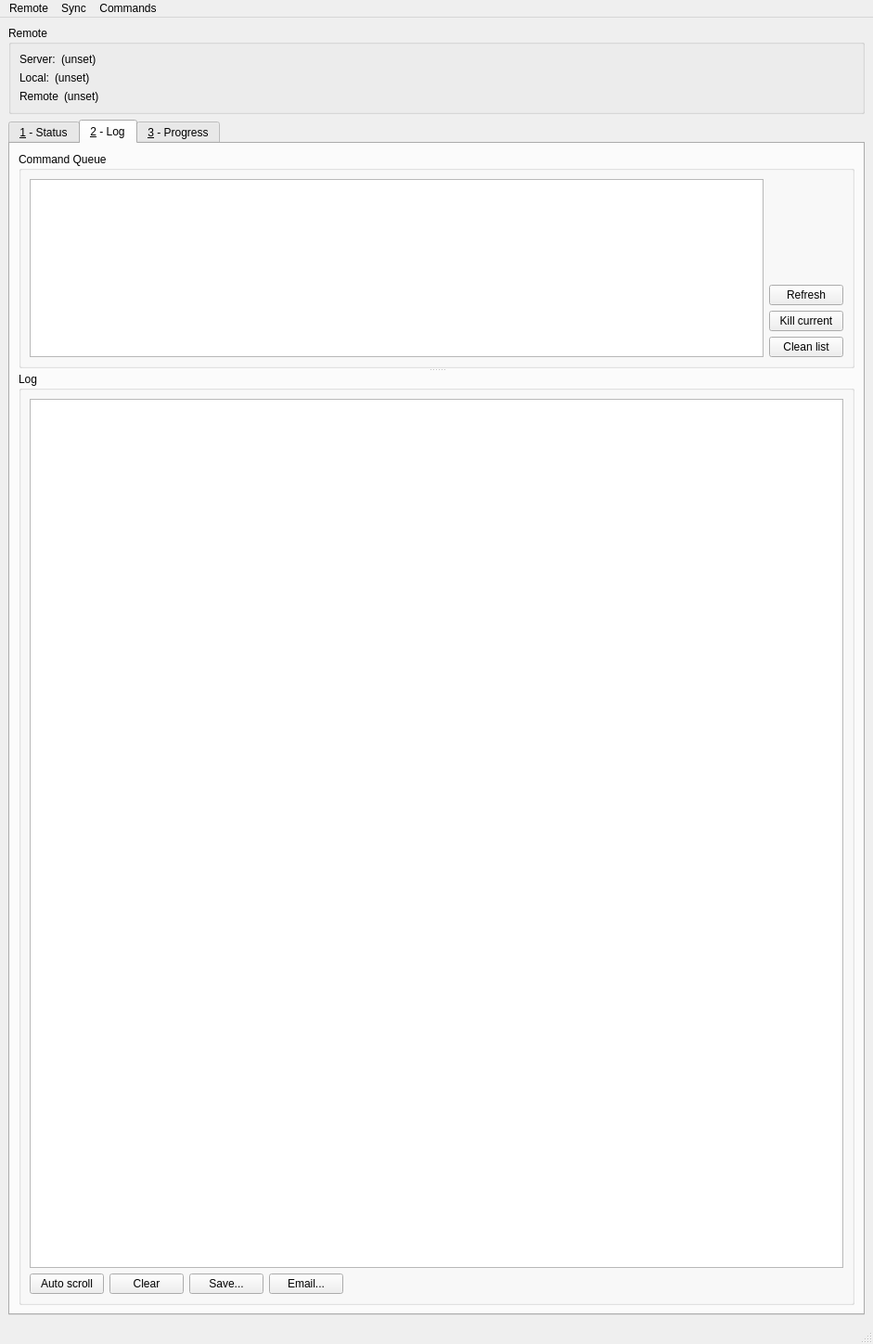
<?xml version="1.0" encoding="UTF-8"?>
<ui version="4.0">
 <class>MainWindow</class>
 <widget class="QMainWindow" name="MainWindow">
  <property name="geometry">
   <rect>
    <x>0</x>
    <y>0</y>
    <width>941</width>
    <height>1449</height>
   </rect>
  </property>
  <property name="windowTitle">
   <string>MainWindow</string>
  </property>
  <widget class="QWidget" name="centralwidget">
   <layout class="QVBoxLayout" name="verticalLayout_10">
    <item>
     <widget class="QGroupBox" name="groupBox">
      <property name="sizePolicy">
       <sizepolicy hsizetype="Preferred" vsizetype="Preferred">
        <horstretch>0</horstretch>
        <verstretch>0</verstretch>
       </sizepolicy>
      </property>
      <property name="title">
       <string>Remote</string>
      </property>
      <layout class="QVBoxLayout" name="verticalLayout">
       <item>
        <layout class="QHBoxLayout" name="horizontalLayout">
         <item>
          <widget class="QLabel" name="label">
           <property name="sizePolicy">
            <sizepolicy hsizetype="Minimum" vsizetype="Fixed">
             <horstretch>0</horstretch>
             <verstretch>0</verstretch>
            </sizepolicy>
           </property>
           <property name="text">
            <string>Server:</string>
           </property>
          </widget>
         </item>
         <item>
          <widget class="QLabel" name="server">
           <property name="sizePolicy">
            <sizepolicy hsizetype="MinimumExpanding" vsizetype="Fixed">
             <horstretch>0</horstretch>
             <verstretch>0</verstretch>
            </sizepolicy>
           </property>
           <property name="text">
            <string>(unset)</string>
           </property>
           <property name="textInteractionFlags">
            <set>Qt::LinksAccessibleByMouse|Qt::TextSelectableByKeyboard|Qt::TextSelectableByMouse</set>
           </property>
          </widget>
         </item>
        </layout>
       </item>
       <item>
        <layout class="QHBoxLayout" name="horizontalLayout_4">
         <item>
          <widget class="QLabel" name="label_8">
           <property name="sizePolicy">
            <sizepolicy hsizetype="Minimum" vsizetype="Fixed">
             <horstretch>0</horstretch>
             <verstretch>0</verstretch>
            </sizepolicy>
           </property>
           <property name="text">
            <string>Local:</string>
           </property>
          </widget>
         </item>
         <item>
          <widget class="QLabel" name="localDir">
           <property name="sizePolicy">
            <sizepolicy hsizetype="Expanding" vsizetype="Fixed">
             <horstretch>0</horstretch>
             <verstretch>0</verstretch>
            </sizepolicy>
           </property>
           <property name="text">
            <string>(unset)</string>
           </property>
           <property name="textInteractionFlags">
            <set>Qt::LinksAccessibleByMouse|Qt::TextSelectableByKeyboard|Qt::TextSelectableByMouse</set>
           </property>
          </widget>
         </item>
        </layout>
       </item>
       <item>
        <layout class="QHBoxLayout" name="horizontalLayout_2">
         <item>
          <widget class="QLabel" name="label_2">
           <property name="sizePolicy">
            <sizepolicy hsizetype="Minimum" vsizetype="Fixed">
             <horstretch>0</horstretch>
             <verstretch>0</verstretch>
            </sizepolicy>
           </property>
           <property name="text">
            <string>Remote</string>
           </property>
          </widget>
         </item>
         <item>
          <widget class="QLabel" name="remoteDir">
           <property name="sizePolicy">
            <sizepolicy hsizetype="MinimumExpanding" vsizetype="Fixed">
             <horstretch>0</horstretch>
             <verstretch>0</verstretch>
            </sizepolicy>
           </property>
           <property name="text">
            <string>(unset)</string>
           </property>
           <property name="textInteractionFlags">
            <set>Qt::LinksAccessibleByMouse|Qt::TextSelectableByKeyboard|Qt::TextSelectableByMouse</set>
           </property>
          </widget>
         </item>
        </layout>
       </item>
      </layout>
     </widget>
    </item>
    <item>
     <widget class="QSplitter" name="v_splitter">
      <property name="orientation">
       <enum>Qt::Vertical</enum>
      </property>
      <widget class="QTabWidget" name="tabWidget">
       <property name="currentIndex">
        <number>1</number>
       </property>
       <widget class="QWidget" name="tab">
        <attribute name="title">
         <string>&amp;1 - Status</string>
        </attribute>
        <layout class="QVBoxLayout" name="verticalLayout_8">
         <item>
          <widget class="QSplitter" name="splitter">
           <property name="orientation">
            <enum>Qt::Vertical</enum>
           </property>
           <widget class="QWidget" name="layoutWidget">
            <layout class="QHBoxLayout" name="horizontalLayout_3">
             <item>
              <layout class="QVBoxLayout" name="verticalLayout_2">
               <item>
                <widget class="QLabel" name="label_3">
                 <property name="sizePolicy">
                  <sizepolicy hsizetype="Preferred" vsizetype="Fixed">
                   <horstretch>0</horstretch>
                   <verstretch>0</verstretch>
                  </sizepolicy>
                 </property>
                 <property name="text">
                  <string>Local</string>
                 </property>
                </widget>
               </item>
               <item>
                <widget class="QTreeView" name="local_files">
                 <property name="sizePolicy">
                  <sizepolicy hsizetype="Expanding" vsizetype="Expanding">
                   <horstretch>0</horstretch>
                   <verstretch>0</verstretch>
                  </sizepolicy>
                 </property>
                </widget>
               </item>
              </layout>
             </item>
             <item>
              <layout class="QVBoxLayout" name="verticalLayout_4">
               <item>
                <spacer name="verticalSpacer_2">
                 <property name="orientation">
                  <enum>Qt::Vertical</enum>
                 </property>
                 <property name="sizeType">
                  <enum>QSizePolicy::MinimumExpanding</enum>
                 </property>
                 <property name="sizeHint" stdset="0">
                  <size>
                   <width>20</width>
                   <height>40</height>
                  </size>
                 </property>
                </spacer>
               </item>
               <item>
                <widget class="QPushButton" name="sync_to_remote">
                 <property name="text">
                  <string>&gt;&gt;</string>
                 </property>
                </widget>
               </item>
               <item>
                <widget class="QPushButton" name="sync_to_local">
                 <property name="text">
                  <string>&lt;&lt;</string>
                 </property>
                </widget>
               </item>
               <item>
                <spacer name="verticalSpacer">
                 <property name="orientation">
                  <enum>Qt::Vertical</enum>
                 </property>
                 <property name="sizeType">
                  <enum>QSizePolicy::MinimumExpanding</enum>
                 </property>
                 <property name="sizeHint" stdset="0">
                  <size>
                   <width>20</width>
                   <height>40</height>
                  </size>
                 </property>
                </spacer>
               </item>
              </layout>
             </item>
             <item>
              <layout class="QVBoxLayout" name="verticalLayout_3">
               <item>
                <widget class="QLabel" name="label_4">
                 <property name="sizePolicy">
                  <sizepolicy hsizetype="Preferred" vsizetype="Fixed">
                   <horstretch>0</horstretch>
                   <verstretch>0</verstretch>
                  </sizepolicy>
                 </property>
                 <property name="text">
                  <string>Remote</string>
                 </property>
                </widget>
               </item>
               <item>
                <widget class="QTreeView" name="remote_files">
                 <property name="sizePolicy">
                  <sizepolicy hsizetype="Expanding" vsizetype="Expanding">
                   <horstretch>0</horstretch>
                   <verstretch>0</verstretch>
                  </sizepolicy>
                 </property>
                </widget>
               </item>
              </layout>
             </item>
            </layout>
           </widget>
          </widget>
         </item>
        </layout>
       </widget>
       <widget class="QWidget" name="tab_3">
        <attribute name="title">
         <string>&amp;2 - Log</string>
        </attribute>
        <layout class="QVBoxLayout" name="verticalLayout_12">
         <item>
          <widget class="QSplitter" name="splitter_2">
           <property name="orientation">
            <enum>Qt::Vertical</enum>
           </property>
           <widget class="QGroupBox" name="groupBox_2">
            <property name="title">
             <string>Command Queue</string>
            </property>
            <layout class="QHBoxLayout" name="horizontalLayout_6">
             <item>
              <layout class="QVBoxLayout" name="verticalLayout_7">
               <property name="sizeConstraint">
                <enum>QLayout::SetDefaultConstraint</enum>
               </property>
               <item>
                <widget class="QListWidget" name="commands">
                 <property name="sizePolicy">
                  <sizepolicy hsizetype="Expanding" vsizetype="Expanding">
                   <horstretch>0</horstretch>
                   <verstretch>0</verstretch>
                  </sizepolicy>
                 </property>
                 <property name="minimumSize">
                  <size>
                   <width>0</width>
                   <height>0</height>
                  </size>
                 </property>
                 <property name="maximumSize">
                  <size>
                   <width>16777215</width>
                   <height>16777215</height>
                  </size>
                 </property>
                 <property name="baseSize">
                  <size>
                   <width>0</width>
                   <height>0</height>
                  </size>
                 </property>
                 <property name="lineWidth">
                  <number>8</number>
                 </property>
                 <property name="sizeAdjustPolicy">
                  <enum>QAbstractScrollArea::AdjustIgnored</enum>
                 </property>
                 <property name="autoScrollMargin">
                  <number>16</number>
                 </property>
                 <property name="alternatingRowColors">
                  <bool>true</bool>
                 </property>
                 <property name="selectionMode">
                  <enum>QAbstractItemView::NoSelection</enum>
                 </property>
                 <property name="layoutMode">
                  <enum>QListView::SinglePass</enum>
                 </property>
                 <property name="gridSize">
                  <size>
                   <width>0</width>
                   <height>0</height>
                  </size>
                 </property>
                 <property name="batchSize">
                  <number>5</number>
                 </property>
                </widget>
               </item>
              </layout>
             </item>
             <item>
              <layout class="QVBoxLayout" name="verticalLayout_5">
               <item>
                <spacer name="verticalSpacer_3">
                 <property name="orientation">
                  <enum>Qt::Vertical</enum>
                 </property>
                 <property name="sizeHint" stdset="0">
                  <size>
                   <width>20</width>
                   <height>40</height>
                  </size>
                 </property>
                </spacer>
               </item>
               <item>
                <widget class="QPushButton" name="btn_refresh">
                 <property name="text">
                  <string>Refresh</string>
                 </property>
                </widget>
               </item>
               <item>
                <widget class="QPushButton" name="btn_kill">
                 <property name="text">
                  <string>Kill current</string>
                 </property>
                </widget>
               </item>
               <item>
                <widget class="QPushButton" name="btn_clean">
                 <property name="text">
                  <string>Clean list</string>
                 </property>
                </widget>
               </item>
              </layout>
             </item>
            </layout>
           </widget>
           <widget class="QGroupBox" name="groupBox_3">
            <property name="sizePolicy">
             <sizepolicy hsizetype="Preferred" vsizetype="Preferred">
              <horstretch>0</horstretch>
              <verstretch>10</verstretch>
             </sizepolicy>
            </property>
            <property name="title">
             <string>Log</string>
            </property>
            <layout class="QVBoxLayout" name="verticalLayout_11">
             <item>
              <layout class="QVBoxLayout" name="verticalLayout_6">
               <item>
                <widget class="LogViewerWidget" name="log">
                 <property name="sizePolicy">
                  <sizepolicy hsizetype="Expanding" vsizetype="MinimumExpanding">
                   <horstretch>0</horstretch>
                   <verstretch>0</verstretch>
                  </sizepolicy>
                 </property>
                </widget>
               </item>
               <item>
                <layout class="QHBoxLayout" name="horizontalLayout_8">
                 <item>
                  <widget class="QPushButton" name="btn_scroll">
                   <property name="text">
                    <string>Auto scroll</string>
                   </property>
                  </widget>
                 </item>
                 <item>
                  <widget class="QPushButton" name="btn_clear">
                   <property name="text">
                    <string>Clear</string>
                   </property>
                  </widget>
                 </item>
                 <item>
                  <widget class="QPushButton" name="btn_save">
                   <property name="text">
                    <string>Save...</string>
                   </property>
                  </widget>
                 </item>
                 <item>
                  <widget class="QPushButton" name="btn_email">
                   <property name="text">
                    <string>Email...</string>
                   </property>
                  </widget>
                 </item>
                 <item>
                  <spacer name="horizontalSpacer">
                   <property name="orientation">
                    <enum>Qt::Horizontal</enum>
                   </property>
                   <property name="sizeHint" stdset="0">
                    <size>
                     <width>40</width>
                     <height>20</height>
                    </size>
                   </property>
                  </spacer>
                 </item>
                </layout>
               </item>
              </layout>
             </item>
            </layout>
           </widget>
          </widget>
         </item>
        </layout>
       </widget>
       <widget class="QWidget" name="tab_2">
        <attribute name="title">
         <string>&amp;3 - Progress</string>
        </attribute>
        <layout class="QVBoxLayout" name="verticalLayout_9">
         <item>
          <widget class="GraphProgressDisplayer" name="graph" native="true">
           <property name="sizePolicy">
            <sizepolicy hsizetype="Preferred" vsizetype="Expanding">
             <horstretch>0</horstretch>
             <verstretch>0</verstretch>
            </sizepolicy>
           </property>
          </widget>
         </item>
         <item>
          <layout class="QHBoxLayout" name="horizontalLayout_7">
           <item>
            <widget class="QPushButton" name="btn_clear_charts">
             <property name="text">
              <string>Clear</string>
             </property>
            </widget>
           </item>
           <item>
            <spacer name="horizontalSpacer_2">
             <property name="orientation">
              <enum>Qt::Horizontal</enum>
             </property>
             <property name="sizeHint" stdset="0">
              <size>
               <width>40</width>
               <height>20</height>
              </size>
             </property>
            </spacer>
           </item>
          </layout>
         </item>
        </layout>
       </widget>
      </widget>
     </widget>
    </item>
   </layout>
  </widget>
  <widget class="QMenuBar" name="menubar">
   <property name="geometry">
    <rect>
     <x>0</x>
     <y>0</y>
     <width>941</width>
     <height>25</height>
    </rect>
   </property>
   <widget class="QMenu" name="menuRemote">
    <property name="title">
     <string>Remote</string>
    </property>
    <addaction name="actionSet_local_directory"/>
    <addaction name="actionSelect_remote_server"/>
    <addaction name="actionSelect_Remote_Directory"/>
   </widget>
   <widget class="QMenu" name="menuSync">
    <property name="title">
     <string>Sync</string>
    </property>
    <addaction name="action_syncLocalToRemote"/>
    <addaction name="action_syncRemoteToLocal"/>
    <addaction name="separator"/>
    <addaction name="action_syncLocalToRemote_includeprocessor"/>
    <addaction name="action_syncRemoteToLocal_includeprocessor"/>
    <addaction name="separator"/>
    <addaction name="action_setbwlimit"/>
   </widget>
   <widget class="QMenu" name="menuCommands">
    <property name="title">
     <string>Commands</string>
    </property>
    <addaction name="actionCommand_into_queue"/>
    <addaction name="actionCancel_queue"/>
    <addaction name="actionRemove_remote_directory"/>
    <addaction name="separator"/>
    <addaction name="actionRemote_write_and_copy_to_local"/>
    <addaction name="actionRemote_write_reconstruct_and_copy_to_local"/>
    <addaction name="separator"/>
    <addaction name="actionStart_Paraview"/>
    <addaction name="actionStart_Remote_Paraview"/>
   </widget>
   <addaction name="menuRemote"/>
   <addaction name="menuSync"/>
   <addaction name="menuCommands"/>
  </widget>
  <widget class="QStatusBar" name="statusbar"/>
  <action name="actionSelect_Remote_Directory">
   <property name="text">
    <string>Select remote directory...</string>
   </property>
  </action>
  <action name="action_syncLocalToRemote">
   <property name="text">
    <string>Local =&gt; Remote</string>
   </property>
  </action>
  <action name="action_syncRemoteToLocal">
   <property name="text">
    <string>Remote =&gt; Local</string>
   </property>
  </action>
  <action name="actionCommand_into_queue">
   <property name="text">
    <string>Command into queue...</string>
   </property>
  </action>
  <action name="actionCancel_queue">
   <property name="text">
    <string>Cancel queue</string>
   </property>
  </action>
  <action name="actionRemove_remote_directory">
   <property name="text">
    <string>Remove remote directory</string>
   </property>
  </action>
  <action name="actionSet_local_directory">
   <property name="text">
    <string>Set local directory...</string>
   </property>
  </action>
  <action name="actionStart_Paraview">
   <property name="text">
    <string>Start Paraview</string>
   </property>
  </action>
  <action name="actionStart_Remote_Paraview">
   <property name="text">
    <string>Start Remote Paraview</string>
   </property>
  </action>
  <action name="actionStart_Remote_Paraview_in_Subdirectory">
   <property name="text">
    <string>Start Remote Paraview in Subdirectory...</string>
   </property>
  </action>
  <action name="actionRemote_write_and_copy_to_local">
   <property name="text">
    <string>Remote write and copy to local</string>
   </property>
  </action>
  <action name="actionRemote_write_reconstruct_and_copy_to_local">
   <property name="text">
    <string>Remote write, reconstruct and copy to local</string>
   </property>
  </action>
  <action name="actionSelect_remote_server">
   <property name="text">
    <string>Select remote server...</string>
   </property>
  </action>
  <action name="action_syncLocalToRemote_includeprocessor">
   <property name="text">
    <string>Local =&gt; Remote (including processor dirs)</string>
   </property>
  </action>
  <action name="action_syncRemoteToLocal_includeprocessor">
   <property name="text">
    <string>Remote =&gt; Local  (including processor dirs)</string>
   </property>
  </action>
  <action name="action_setbwlimit">
   <property name="text">
    <string>bwlimit</string>
   </property>
  </action>
 </widget>
 <customwidgets>
  <customwidget>
   <class>LogViewerWidget</class>
   <extends>QPlainTextEdit</extends>
   <header>logviewerwidget.h</header>
  </customwidget>
  <customwidget>
   <class>GraphProgressDisplayer</class>
   <extends>QWidget</extends>
   <header>graphprogressdisplayer.h</header>
   <container>1</container>
  </customwidget>
 </customwidgets>
 <resources/>
 <connections/>
</ui>
